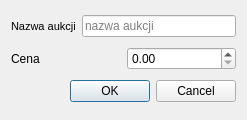
<?xml version="1.0" encoding="UTF-8"?>
<ui version="4.0">
 <class>AukcjaDialog</class>
 <widget class="QDialog" name="AukcjaDialog">
  <property name="geometry">
   <rect>
    <x>0</x>
    <y>0</y>
    <width>247</width>
    <height>120</height>
   </rect>
  </property>
  <property name="windowTitle">
   <string>Dialog</string>
  </property>
  <layout class="QGridLayout" name="gridLayout">
   <item row="0" column="0">
    <layout class="QHBoxLayout" name="horizontalLayout">
     <item>
      <widget class="QLabel" name="label_2">
       <property name="font">
        <font>
         <pointsize>8</pointsize>
        </font>
       </property>
       <property name="text">
        <string>Nazwa aukcji</string>
       </property>
      </widget>
     </item>
     <item>
      <widget class="QLineEdit" name="lineEdit_nazwa_aukcji">
       <property name="placeholderText">
        <string>nazwa aukcji</string>
       </property>
      </widget>
     </item>
    </layout>
   </item>
   <item row="1" column="0">
    <layout class="QHBoxLayout" name="horizontalLayout_2">
     <item>
      <widget class="QLabel" name="label">
       <property name="text">
        <string>Cena</string>
       </property>
      </widget>
     </item>
     <item>
      <widget class="QDoubleSpinBox" name="doubleSpinBox_cena_aukcji">
       <property name="minimum">
        <double>0.000000000000000</double>
       </property>
       <property name="maximum">
        <double>100000.000000000000000</double>
       </property>
      </widget>
     </item>
    </layout>
   </item>
   <item row="2" column="0">
    <widget class="QDialogButtonBox" name="buttonBox">
     <property name="standardButtons">
      <set>QDialogButtonBox::Cancel|QDialogButtonBox::Ok</set>
     </property>
    </widget>
   </item>
  </layout>
 </widget>
 <resources/>
 <connections/>
</ui>
